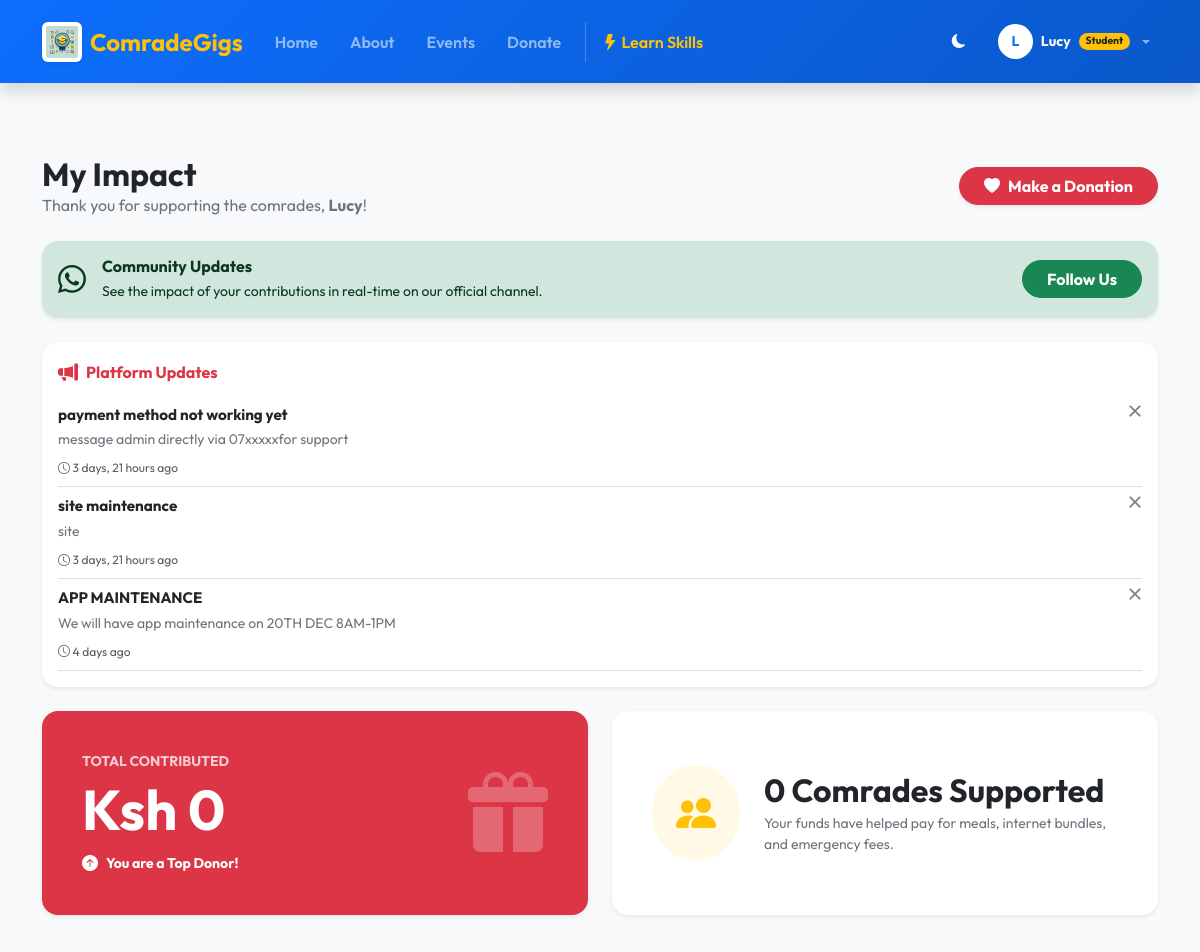
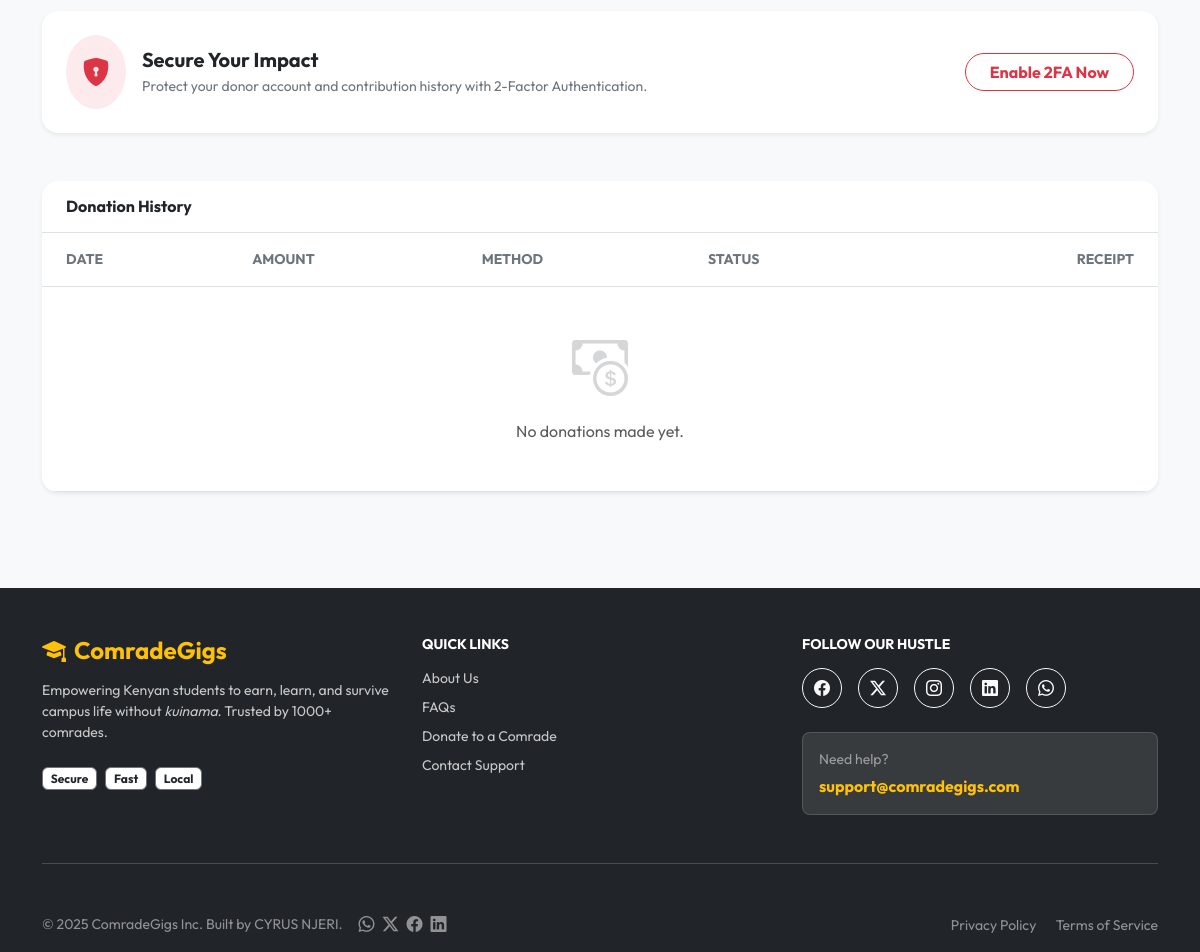
Page /donor/dashboard/ (signed in) on the earlier database version (2 pictures, top to bottom).
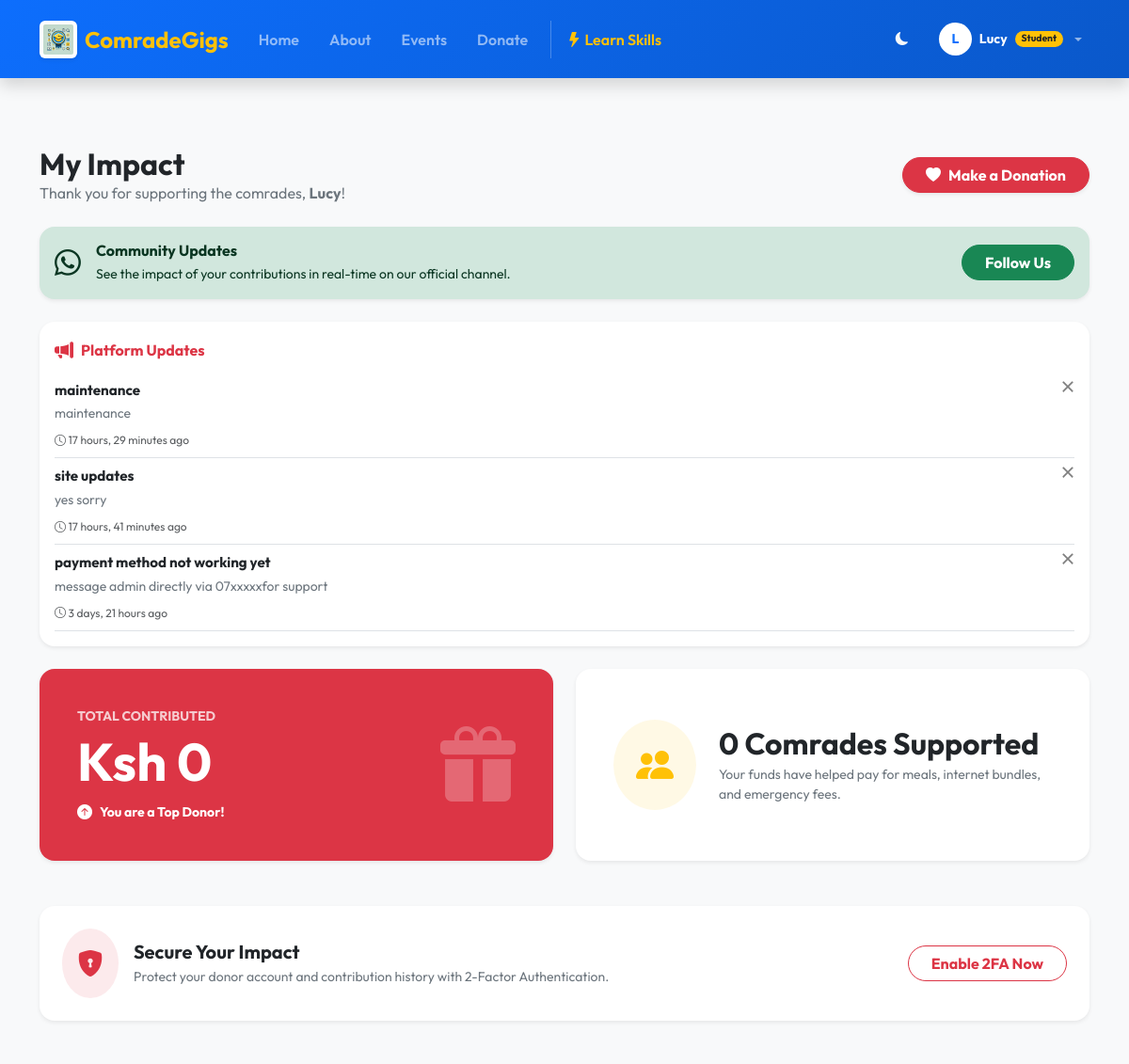
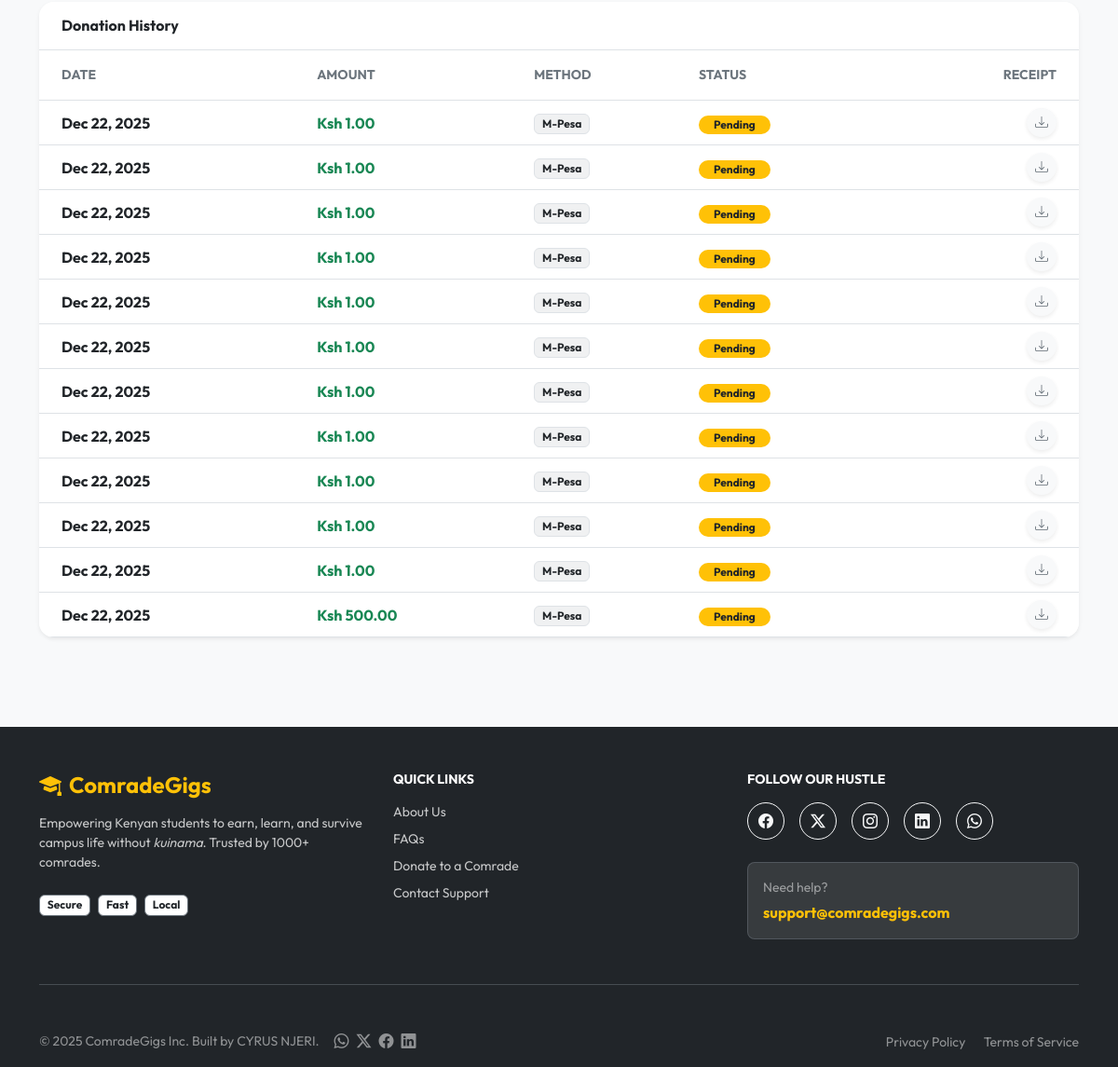
Same page on the later database version (2 pictures, top to bottom).
### myapp/models.py (models this page shows, shortened)
class SiteUpdate(models.Model):
    AUDIENCE_CHOICES = (
        ('all', 'All Users'),
        ('student', 'Students Only'),
        ('client', 'Clients Only'),
        ('donor', 'Donors Only'),
    )
    title = models.CharField(max_length=200)
    message = models.TextField()
    audience = models.CharField(max_length=10, choices=AUDIENCE_CHOICES, default='all')
    created_at = models.DateTimeField(auto_now_add=True)
    is_active = models.BooleanField(default=True)

class Donation(models.Model):
    donor = models.ForeignKey(User, on_delete=models.SET_NULL, null=True, blank=True, related_name='donations')
    amount = models.DecimalField(max_digits=10, decimal_places=2)
    message = models.TextField(blank=True)
    mpesa_code = models.CharField(max_length=50, blank=True, null=True)
    is_paid = models.BooleanField(default=False)
    date = models.DateTimeField(default=timezone.now)

### myapp/views.py (the view)
# urls.py: path('donor/dashboard/', views.donor_dashboard, name='donor_dashboard'),
@login_required
def donor_dashboard(request):
    donations = request.user.donations.all().order_by('-date')
    total_data = donations.filter(is_paid=True).aggregate(Sum('amount'))
    total_contributed = total_data['amount__sum'] or 0
    comrades_supported = int(total_contributed / 500)
    site_updates = SiteUpdate.objects.filter(
        is_active=True,
        audience__in=['all', 'donor']
    ).order_by('-created_at')[:3]
    context = {
        'donations': donations,
        'total_contributed': total_contributed,
        'comrades_supported': comrades_supported,
        'site_updates': site_updates,
        'whatsapp_url': WHATSAPP_CHANNEL_URL,
    }
    return render(request, 'donor/dashboard.html', context)

### myapp/context_processors.py (called while the page is built)
def global_site_updates(request):
    if not request.user.is_authenticated:
        return {'site_updates': []}
    audience_filters = ['all']
    if request.user.role == 'student':
        audience_filters.append('student')
    elif request.user.role == 'client':
        audience_filters.append('client')
    elif request.user.role == 'donor':
        audience_filters.append('donor')
    updates = SiteUpdate.objects.filter(
        is_active=True,
        audience__in=audience_filters
    ).order_by('-created_at')[:3]
    return {'site_updates': updates}

### myapp/templates/donor/dashboard.html (shortened to what the changed rows need)
{% extends "base.html" %}
{% load static %}
{% block content %}
<section class="py-5 bg-light">
  <div class="container">
    <div class="d-flex justify-content-between align-items-center mb-4">
      <div>
        <h2 class="fw-bold mb-0">My Impact</h2>
      </div>
    </div>
    {% if site_updates %}
    <div class="row mb-4" id="notifications-container">
        <div class="col-12">
            <div class="card border-0 shadow-sm rounded-4 bg-white overflow-hidden">
                <div class="card-body p-3">
                    <div class="list-group list-group-flush bg-transparent">
                        {% for update in site_updates %}
                        <div id="announcement-{{ update.id }}" class="list-group-item bg-transparent border-0 border-bottom px-0 py-2">
                            <div class="d-flex justify-content-between align-items-start">
                                <div class="me-3">
                                    <span class="fw-bold text-dark d-block" style="font-size: 0.95rem;">{{ update.title }}</span>
                                    <span class="small text-secondary" style="line-height: 1.4;">{{ update.message }}</span>
                                    <div class="mt-1">
                                        <small class="text-muted" style="font-size: 0.75rem;">
                                            <i class="bi bi-clock"></i> {{ update.created_at|timesince }} ago
                                        </small>
                                    </div>
                                </div>
                                <button type="button"
                                        class="btn-close small"
                                        style="width: 0.5em; height: 0.5em;"
                                        aria-label="Close"
                                        onclick="dismissUpdate({{ update.id }})"
                                        title="Dismiss">
                                </button>
                            </div>
                        </div>
                        {% endfor %}
                    </div>
                </div>
            </div>
        </div>
    </div>
    {% endif %}
    <div class="row g-4 mb-5">
      <div class="col-md-6">
        <div class="card border-0 shadow-sm rounded-4 p-4 text-white h-100" style="background-color: #dc3545;">
          <div class="card-body d-flex justify-content-between align-items-center">
            <div>
              <h1 class="fw-bold display-4 mb-2">Ksh {{ total_contributed }}</h1>
            </div>
          </div>
        </div>
      </div>
      <div class="col-md-6">
        <div class="card border-0 shadow-sm rounded-4 p-4 bg-white h-100">
          <div class="card-body d-flex align-items-center">
            <div>
              <h2 class="fw-bold mb-1">{{ comrades_supported }} Comrades Supported</h2>
            </div>
          </div>
        </div>
      </div>
    </div>
    <div class="card border-0 shadow-sm rounded-4 overflow-hidden">
      <div class="table-responsive">
        <table class="table table-hover mb-0 align-middle">
          <thead class="bg-light">
            <tr>
              <th class="py-3 ps-4 text-uppercase small fw-bold text-secondary">Date</th>
              <th class="py-3 text-uppercase small fw-bold text-secondary">Amount</th>
              <th class="py-3 text-uppercase small fw-bold text-secondary">Method</th>
              <th class="py-3 text-uppercase small fw-bold text-secondary">Status</th>
              <th class="py-3 pe-4 text-end text-uppercase small fw-bold text-secondary">Receipt</th>
            </tr>
          </thead>
          <tbody>
            {% for donation in donations %}
            <tr>
              <td class="ps-4 fw-bold text-dark">{{ donation.date|date:"M d, Y" }}</td>
              <td class="fw-bold text-success">Ksh {{ donation.amount }}</td>
              <td>
                <span class="badge bg-secondary bg-opacity-10 text-dark border">M-Pesa</span>
              </td>
              <td>
                {% if donation.is_paid %}
                  <span class="badge bg-success rounded-pill px-3">Completed</span>
                {% else %}
                  <span class="badge bg-warning text-dark rounded-pill px-3">Pending</span>
                {% endif %}
              </td>
              <td class="pe-4 text-end">
                <button class="btn btn-light btn-sm rounded-circle shadow-sm">
                  <i class="bi bi-download text-secondary"></i>
                </button>
              </td>
            </tr>
            {% empty %}
            <tr>
                <td colspan="5" class="text-center py-5 text-muted">
                    <i class="bi bi-cash-coin display-4 mb-3 d-block opacity-25"></i>
                    No donations made yet.
                </td>
            </tr>
            {% endfor %}
          </tbody>
        </table>
      </div>
    </div>
  </div>
</section>
{% endblock %}

Differences in the rows shown:
no longer on this page (row unchanged): SiteUpdate: title "site maintenance", message "site", created_at "3 days, 21 hours"
no longer on this page (row unchanged): SiteUpdate: title "APP MAINTENANCE", message "We will have app maintenance on 20TH DEC 8AM-1PM", created_at "4 days"
added SiteUpdate: title "maintenance", message "maintenance", created_at "17 hours, 29 minutes"
added SiteUpdate: title "site updates", message "yes sorry", created_at "17 hours, 41 minutes"
added Donation: date "Dec 22, 2025", amount "1.00", is_paid "Pending"
added Donation: date "Dec 22, 2025", amount "1.00", is_paid "Pending"
added Donation: date "Dec 22, 2025", amount "1.00", is_paid "Pending"
added Donation: date "Dec 22, 2025", amount "1.00", is_paid "Pending"
added Donation: date "Dec 22, 2025", amount "1.00", is_paid "Pending"
added Donation: date "Dec 22, 2025", amount "1.00", is_paid "Pending"
added Donation: date "Dec 22, 2025", amount "1.00", is_paid "Pending"
added Donation: date "Dec 22, 2025", amount "1.00", is_paid "Pending"
added Donation: date "Dec 22, 2025", amount "1.00", is_paid "Pending"
added Donation: date "Dec 22, 2025", amount "1.00", is_paid "Pending"
added Donation: date "Dec 22, 2025", amount "1.00", is_paid "Pending"
added Donation: date "Dec 22, 2025", amount "500.00", is_paid "Pending"
Other differences:
text no longer shown: "No donations made yet."
